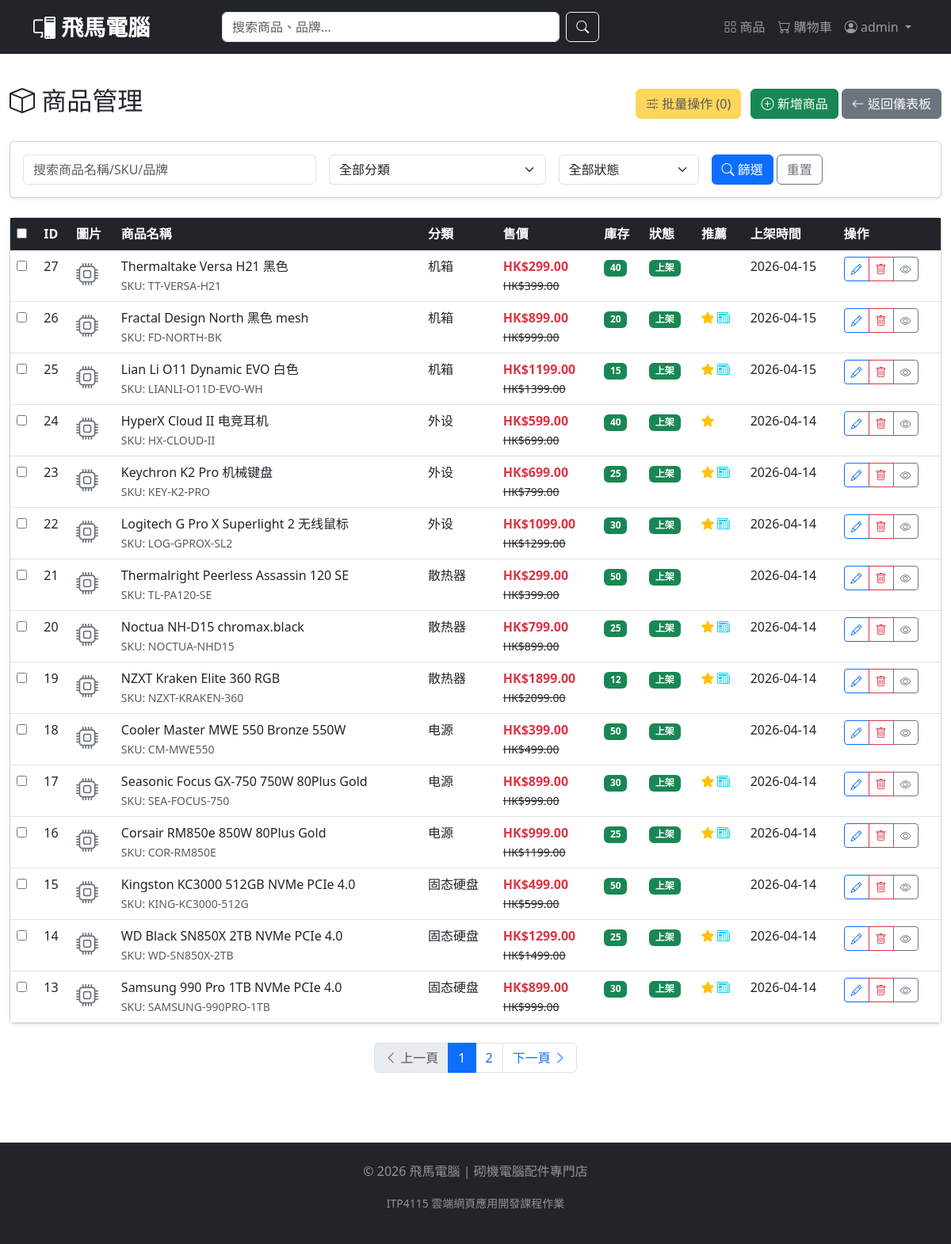
/admin/products (signed in), run on the app's committed database.
### models.py (models this page shows, shortened)
class User(db.Model, UserMixin):
    __tablename__ = 'users'
    id = db.Column(db.Integer, primary_key=True)
    username = db.Column(db.String(80), unique=True, nullable=False)
    email = db.Column(db.String(120), unique=True, nullable=False)
    password_hash = db.Column(db.String(128), nullable=False)
    first_name = db.Column(db.String(50))
    last_name = db.Column(db.String(50))
    phone = db.Column(db.String(20))
    address = db.Column(db.String(200))
    is_admin = db.Column(db.Boolean, default=False)
    created_at = db.Column(db.DateTime, default=datetime.utcnow)
    last_login = db.Column(db.DateTime)
    login_count = db.Column(db.Integer, default=0)
    is_active = db.Column(db.Boolean, default=True)
    orders = db.relationship('Order', backref='user', lazy=True, cascade='all, delete-orphan')
    reviews = db.relationship('Review', backref='user', lazy=True, cascade='all, delete-orphan')

class Product(db.Model):
    __tablename__ = 'products'
    id = db.Column(db.Integer, primary_key=True)
    name = db.Column(db.String(200), nullable=False)
    slug = db.Column(db.String(200), unique=True, nullable=False)
    description = db.Column(db.Text)
    short_description = db.Column(db.String(500))
    price = db.Column(db.Float, nullable=False)
    original_price = db.Column(db.Float)  # 原价，用于显示折扣
    stock = db.Column(db.Integer, default=0)
    sku = db.Column(db.String(50), unique=True)
    image_url = db.Column(db.String(500))
    image_filename = db.Column(db.String(200))
    brand = db.Column(db.String(100))
    specifications = db.Column(db.Text)  # JSON格式存储规格参数
    is_featured = db.Column(db.Boolean, default=False)
    is_new = db.Column(db.Boolean, default=False)
    is_active = db.Column(db.Boolean, default=True)
    view_count = db.Column(db.Integer, default=0)
    created_at = db.Column(db.DateTime, default=datetime.utcnow)
    updated_at = db.Column(db.DateTime, default=datetime.utcnow, onupdate=datetime.utcnow)
    category_id = db.Column(db.Integer, db.ForeignKey('categories.id'))
    order_items = db.relationship('OrderItem', backref='product', lazy=True)
    cart_items = db.relationship('CartItem', backref='product', lazy=True)
    reviews = db.relationship('Review', backref='product', lazy=True, cascade='all, delete-orphan')

class Category(db.Model):
    __tablename__ = 'categories'
    id = db.Column(db.Integer, primary_key=True)
    name = db.Column(db.String(100), nullable=False)
    slug = db.Column(db.String(100), unique=True, nullable=False)
    description = db.Column(db.Text)
    parent_id = db.Column(db.Integer, db.ForeignKey('categories.id'))
    sort_order = db.Column(db.Integer, default=0)
    is_active = db.Column(db.Boolean, default=True)
    created_at = db.Column(db.DateTime, default=datetime.utcnow)
    parent = db.relationship('Category', remote_side=[id], backref='children')
    products = db.relationship('Product', backref='category', lazy=True)

### admin.py (the view)
    def wrapper(*args, **kwargs):
        if not current_user.is_authenticated or not current_user.is_admin:
            flash('需要管理员权限', 'danger')
            return redirect(url_for('index'))
        return func(*args, **kwargs)

### admin.py (called while the page is built)
def admin_required(func):
    def wrapper(*args, **kwargs):
        if not current_user.is_authenticated or not current_user.is_admin:
            flash('需要管理员权限', 'danger')
            return redirect(url_for('index'))
        return func(*args, **kwargs)
    wrapper.__name__ = func.__name__
    return wrapper

### app.py (called while the page is built)
@login_manager.user_loader
def load_user(user_id):
    return User.query.get(int(user_id))

### templates/admin/products.html (shortened to what this page needs)
{% extends "base.html" %}
{% block content %}
<div class="container-fluid py-4">
    <div class="row">
        <div class="col-12">
            <div class="d-flex justify-content-between align-items-center mb-4">
                <h2><i class="bi bi-box"></i> 商品管理</h2>
                <div>
                    <a href="{{ url_for('admin.add_product') }}" class="btn btn-success">
                        <i class="bi bi-plus-circle"></i> 新增商品
                    </a>
                    <a href="{{ url_for('admin.dashboard') }}" class="btn btn-secondary">
                        <i class="bi bi-arrow-left"></i> 返回儀表板
                    </a>
                </div>
            </div>
            <div class="card shadow-sm mb-4">
                <div class="card-body">
                    <form method="GET" action="{{ url_for('admin.admin_products') }}" class="row g-3">
                        <div class="col-md-4">
                            <input type="text" name="search" class="form-control" placeholder="搜索商品名稱/SKU/品牌" value="{{ search }}">
                        </div>
                        <div class="col-md-3">
                            <select name="category" class="form-select">
                                <option value="all">全部分類</option>
                            </select>
                        </div>
                        <div class="col-md-2">
                            <select name="status" class="form-select">
                                <option value="all" {% if status == 'all' %}selected{% endif %}>全部狀態</option>
                            </select>
                        </div>
                        <div class="col-md-3">
                            <button type="submit" class="btn btn-primary"><i class="bi bi-search"></i> 篩選</button>
                            <a href="{{ url_for('admin.admin_products') }}" class="btn btn-outline-secondary">重置</a>
                        </div>
                    </form>
                </div>
            </div>
            <div class="card shadow-sm">
                <div class="card-body p-0">
                    <div class="table-responsive">
                        <table class="table table-hover mb-0">
                            <thead class="table-dark">
                                <tr>
                                    <th>ID</th>
                                    <th>圖片</th>
                                    <th>商品名稱</th>
                                    <th>分類</th>
                                    <th>售價</th>
                                    <th>庫存</th>
                                    <th>狀態</th>
                                    <th>推薦</th>
                                    <th>上架時間</th>
                                    <th>操作</th>
                                </tr>
                            </thead>
                            <tbody>
                                {% for product in products %}
                                <tr>
                                    <td>{{ product.id }}</td>
                                    <td>
                                        {% if product.image_filename %}
                                            <img src="{{ url_for('static', filename='uploads/' + product.image_filename) }}"
                                                 class="img-thumbnail" style="width: 50px; height: 50px; object-fit: cover;">
                                        {% else %}
                                            <i class="bi bi-cpu fs-3 text-secondary"></i>
                                        {% endif %}
                                    </td>
                                    <td>
                                        {{ product.name }}
                                        <br>
                                        <small class="text-muted">SKU: {{ product.sku or '-' }}</small>
                                    </td>
                                    <td>{{ product.category.name if product.category else '-' }}</td>
                                    <td>
                                        <span class="fw-bold text-danger">HK${{ "%.2f"|format(product.price) }}</span>
                                        {% if product.original_price %}
                                            <br><del class="small">HK${{ "%.2f"|format(product.original_price) }}</del>
                                        {% endif %}
                                    </td>
                                    <td>
                                        {% if product.stock <= 0 %}
                                            <span class="badge bg-danger">缺貨</span>
                                        {% elif product.stock < 10 %}
                                            <span class="badge bg-warning text-dark">{{ product.stock }}</span>
                                        {% else %}
                                            <span class="badge bg-success">{{ product.stock }}</span>
                                        {% endif %}
                                    </td>
                                    <td>
                                        {% if product.is_active %}
                                            <span class="badge bg-success">上架</span>
                                        {% else %}
                                            <span class="badge bg-secondary">下架</span>
                                        {% endif %}
                                    </td>
                                    <td>
                                        {% if product.is_featured %}
                                            <i class="bi bi-star-fill text-warning"></i>
                                        {% endif %}
                                        {% if product.is_new %}
                                            <i class="bi bi-newspaper text-info"></i>
                                        {% endif %}
                                    </td>
                                    <td>{{ product.created_at.strftime('%Y-%m-%d') if product.created_at else '-' }}</td>
                                    <td>
                                        <div class="btn-group btn-group-sm">
                                            <a href="{{ url_for('admin.edit_product', product_id=product.id) }}" class="btn btn-outline-primary">
                                                <i class="bi bi-pencil"></i>
                                            </a>
                                            <button type="button" class="btn btn-outline-danger" onclick="deleteProduct({{ product.id }})">
                                                <i class="bi bi-trash"></i>
                                            </button>
                                            <a href="{{ url_for('product_detail', slug=product.slug) }}" target="_blank" class="btn btn-outline-secondary">
                                                <i class="bi bi-eye"></i>
                                            </a>
                                        </div>
                                    </td>
                                </tr>
                                {% endfor %}
                            </tbody>
                        </table>
                    </div>
                </div>
            </div>
            {% if pagination and pagination.pages > 1 %}
            <nav class="mt-4">
                <ul class="pagination justify-content-center">
                    <li class="page-item {% if pagination.page == 1 %}disabled{% endif %}">
                        <a class="page-link" href="{{ url_for('admin.admin_products', page=pagination.page-1, search=search, category=category_id, status=status) }}">
                            <i class="bi bi-chevron-left"></i> 上一頁
                        </a>
                    </li>
                    {% for page in pagination.iter_pages(left_edge=2, left_current=2, right_current=3, right_edge=2) %}
                        {% if page %}
                            <li class="page-item {% if page == pagination.page %}active{% endif %}">
                                <a class="page-link" href="{{ url_for('admin.admin_products', page=page, search=search, category=category_id, status=status) }}">{{ page }}</a>
                            </li>
                        {% else %}
                            <li class="page-item disabled"><span class="page-link">...</span></li>
                        {% endif %}
                    {% endfor %}
                    <li class="page-item {% if pagination.page == pagination.pages %}disabled{% endif %}">
                        <a class="page-link" href="{{ url_for('admin.admin_products', page=pagination.page+1, search=search, category=category_id, status=status) }}">
                            下一頁 <i class="bi bi-chevron-right"></i>
                        </a>
                    </li>
                </ul>
            </nav>
            {% endif %}
        </div>
    </div>
</div>
{% endblock %}

### templates/base.html (shortened to what this page needs)
<!DOCTYPE html>
<html lang="zh-HK">
<head>
    <link href="https://cdn.jsdelivr.net/npm/bootstrap@5.3.0-alpha1/dist/css/bootstrap.min.css" rel="stylesheet">
    <link rel="stylesheet" href="https://cdn.jsdelivr.net/npm/bootstrap-icons@1.11.0/font/bootstrap-icons.css">
    <link href="{{ url_for('static', filename='css/style.css') }}" rel="stylesheet">
</head>
<body>
    <nav class="navbar navbar-expand-lg navbar-dark bg-dark sticky-top">
        <div class="container">
            <a class="navbar-brand fw-bold fs-3" href="{{ url_for('index') }}">
                <i class="bi bi-pc-display"></i> 飛馬電腦
            </a>
            <div class="collapse navbar-collapse" id="navbarMain">
                <form class="d-flex mx-auto w-50" action="{{ url_for('products') }}" method="get">
                    <input class="form-control me-2" type="search" name="search" placeholder="搜索商品、品牌..." aria-label="Search">
                    <button class="btn btn-outline-light" type="submit"><i class="bi bi-search"></i></button>
                </form>
                <ul class="navbar-nav ms-auto">
                    <li class="nav-item"><a class="nav-link" href="{{ url_for('products') }}"><i class="bi bi-grid"></i> 商品</a></li>
                    <li class="nav-item"><a class="nav-link position-relative" href="{{ url_for('cart') }}">
                        <i class="bi bi-cart"></i> 購物車
                    </a></li>
                    {% if current_user.is_authenticated %}
                        <li class="nav-item dropdown">
                            <a class="nav-link dropdown-toggle" href="#" data-bs-toggle="dropdown">
                                <i class="bi bi-person-circle"></i> {{ current_user.username }}
                            </a>
                        </li>
                    {% else %}
                        <li class="nav-item"><a class="nav-link" href="{{ url_for('login') }}"><i class="bi bi-box-arrow-in-right"></i> 登入</a></li>
                        <li class="nav-item"><a class="nav-link" href="{{ url_for('register') }}"><i class="bi bi-person-plus"></i> 註冊</a></li>
                    {% endif %}
                </ul>
            </div>
        </div>
    </nav>
    {% block content %}{% endblock %}
    <footer class="bg-dark text-white-50 mt-5 py-4">
        <div class="container text-center">
            <p>&copy; 2026 飛馬電腦 | 砌機電腦配件專門店</p>
            <p><small>ITP4115 雲端網頁應用開發課程作業</small></p>
        </div>
    </footer>
</body>
</html>

### data on the page
User: username "admin"
Product: id "27", name "Thermaltake Versa H21 黑色", sku "TT-VERSA-H21", category "机箱", price "299.00", original_price "399.00", stock "40", is_active "上架", created_at "2026-04-15"
Product: id "26", name "Fractal Design North 黑色 mesh", sku "FD-NORTH-BK", category "机箱", price "899.00", original_price "999.00", stock "20", is_active "上架", is_featured True (drawn), is_new True (drawn), created_at "2026-04-15"
Product: id "25", name "Lian Li O11 Dynamic EVO 白色", sku "LIANLI-O11D-EVO-WH", category "机箱", price "1199.00", original_price "1399.00", stock "15", is_active "上架", is_featured True (drawn), is_new True (drawn), created_at "2026-04-15"
Product: id "24", name "HyperX Cloud II 电竞耳机", sku "HX-CLOUD-II", category "外设", price "599.00", original_price "699.00", stock "40", is_active "上架", is_featured True (drawn), created_at "2026-04-14"
Product: id "23", name "Keychron K2 Pro 机械键盘", sku "KEY-K2-PRO", category "外设", price "699.00", original_price "799.00", stock "25", is_active "上架", is_featured True (drawn), is_new True (drawn), created_at "2026-04-14"
Product: id "22", name "Logitech G Pro X Superlight 2 无线鼠标", sku "LOG-GPROX-SL2", category "外设", price "1099.00", original_price "1299.00", stock "30", is_active "上架", is_featured True (drawn), is_new True (drawn), created_at "2026-04-14"
Product: id "21", name "Thermalright Peerless Assassin 120 SE", sku "TL-PA120-SE", category "散热器", price "299.00", original_price "399.00", stock "50", is_active "上架", created_at "2026-04-14"
Product: id "20", name "Noctua NH-D15 chromax.black", sku "NOCTUA-NHD15", category "散热器", price "799.00", original_price "899.00", stock "25", is_active "上架", is_featured True (drawn), is_new True (drawn), created_at "2026-04-14"
Product: id "19", name "NZXT Kraken Elite 360 RGB", sku "NZXT-KRAKEN-360", category "散热器", price "1899.00", original_price "2099.00", stock "12", is_active "上架", is_featured True (drawn), is_new True (drawn), created_at "2026-04-14"
Product: id "18", name "Cooler Master MWE 550 Bronze 550W", sku "CM-MWE550", category "电源", price "399.00", original_price "499.00", stock "50", is_active "上架", created_at "2026-04-14"
Product: id "17", name "Seasonic Focus GX-750 750W 80Plus Gold", sku "SEA-FOCUS-750", category "电源", price "899.00", original_price "999.00", stock "30", is_active "上架", is_featured True (drawn), is_new True (drawn), created_at "2026-04-14"
Product: id "16", name "Corsair RM850e 850W 80Plus Gold", sku "COR-RM850E", category "电源", price "999.00", original_price "1199.00", stock "25", is_active "上架", is_featured True (drawn), is_new True (drawn), created_at "2026-04-14"
Product: id "15", name "Kingston KC3000 512GB NVMe PCIe 4.0", sku "KING-KC3000-512G", category "固态硬盘", price "499.00", original_price "599.00", stock "50", is_active "上架", created_at "2026-04-14"
Product: id "14", name "WD Black SN850X 2TB NVMe PCIe 4.0", sku "WD-SN850X-2TB", category "固态硬盘", price "1299.00", original_price "1499.00", stock "25", is_active "上架", is_featured True (drawn), is_new True (drawn), created_at "2026-04-14"
Product: id "13", name "Samsung 990 Pro 1TB NVMe PCIe 4.0", sku "SAMSUNG-990PRO-1TB", category "固态硬盘", price "899.00", original_price "999.00", stock "30", is_active "上架", is_featured True (drawn), is_new True (drawn), created_at "2026-04-14"

### other printed values
{{ page }} "1" "2"
